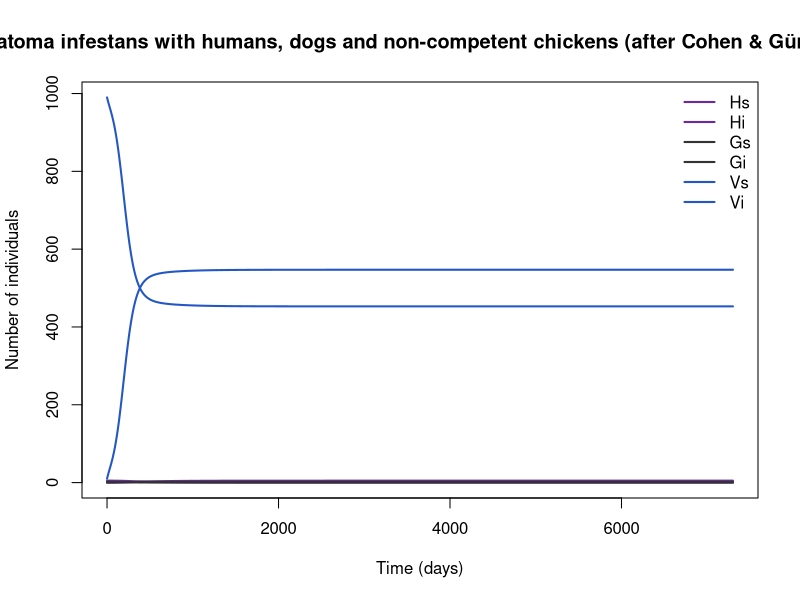

The R source for this figure:
## Domestic Chagas transmission: Triatoma infestans with humans, dogs and non-competent chickens (after Cohen & Gürtler 2001) [ILLUSTRATIVE-COMPOSITE]
## Chagas disease (Trypanosoma cruzi), rural households, Santiago del Estero, Argentina.
## Parameter values: 0 of 14 checked against the source; the rest are recalled or illustrative.
##
## Generated from a compartmental model diagram (model format v1).
## Regenerating from the same diagram always gives this exact file.
##
## Compartments: Hs, Hi, Gs, Gi, Vs, Vi
## Flows (time unit: days):
##   (outside) -> Hs  : mu_hum * Nh
##   Hs -> Hi         : lam_hum * Hs
##   Hs -> (outside)  : mu_hum * Hs
##   Hi -> (outside)  : mu_hum * Hi
##   (outside) -> Gs  : mu_dog * Ng
##   Gs -> Gi         : lam_dog * Gs
##   Gs -> (outside)  : mu_dog * Gs
##   Gi -> (outside)  : mu_dog * Gi
##   (outside) -> Vs  : r_bug * Nv
##   Vs -> Vi         : lam_bug * Vs
##   Vs -> (outside)  : (mu_bug + (r_bug - mu_bug) * Nv / K_bug) * Vs
##   Vi -> (outside)  : (mu_bug + (r_bug - mu_bug) * Nv / K_bug) * Vi

library(deSolve)

# ---- Time ------------------------------------------------------------
times <- seq(0, 7300, by = 10)  # days

# ---- Parameters ------------------------------------------------------
parameters <- c(
  a_b = 0.1429,      # blood meals per bug per day (weekly) (1/day)
  w_hum = 1,         # feeding weight on humans
  w_dog = 2.5,       # feeding weight on dogs (dogs preferred)
  w_chk = 1,         # feeding weight on chickens
  N_chk = 5,         # constant (chickens)
  p_vh = 5.8e-4,     # bug → human per-contact probability (Nouvellet 2013)
  p_vg = 0.001,      # bug → dog per-contact probability
  p_hv = 0.05,       # infected human → bug per-meal probability
  p_gv = 0.49,       # infected dog → bug per-meal probability
  mu_hum = 4.57e-5,  # human birth/death (1/day)
  mu_dog = 9.13e-4,  # dog birth/death (3-yr life) (1/day)
  r_bug = 0.02,      # bug per-capita recruitment (1/day)
  mu_bug = 0.005,    # bug death (1/day)
  K_bug = 1000       # (bugs/house)
)

# ---- Initial conditions ----------------------------------------------
state <- c(
  Hs = 5,    # uninfected humans
  Hi = 0,    # infected humans (chronic, lifelong)
  Gs = 1.9,  # uninfected dogs
  Gi = 0.1,  # infected dogs
  Vs = 990,  # uninfected triatomine bugs
  Vi = 10    # infected bugs (lifelong)
)

# ---- Model equations -------------------------------------------------
chagas_household_cohen2001_model <- function(t, state, parameters) {
  with(as.list(c(state, parameters)), {
    # Total population
    N <- Hs + Hi + Gs + Gi

    # Derived quantities
    Nh <- Hs + Hi
    Ng <- Gs + Gi
    Nv <- Vs + Vi
    wsum <- w_hum * Nh + w_dog * Ng + w_chk * N_chk
    f_hum <- w_hum * Nh / wsum                                          # share of bites on humans
    f_dog <- w_dog * Ng / wsum                                          # share of bites on dogs
    lam_hum <- a_b * f_hum * p_vh * Vi / Nh                             # human force of infection
    lam_dog <- a_b * f_dog * p_vg * Vi / Ng                             # dog force of infection
    lam_bug <- a_b * (f_hum * p_hv * Hi / Nh + f_dog * p_gv * Gi / Ng)  # bug force of infection

    # Rates of change
    dHs <- mu_hum * Nh - lam_hum * Hs - mu_hum * Hs
    dHi <- lam_hum * Hs - mu_hum * Hi
    dGs <- mu_dog * Ng - lam_dog * Gs - mu_dog * Gs
    dGi <- lam_dog * Gs - mu_dog * Gi
    dVs <- r_bug * Nv - lam_bug * Vs - (mu_bug + (r_bug - mu_bug) * Nv / K_bug) * Vs
    dVi <- lam_bug * Vs - (mu_bug + (r_bug - mu_bug) * Nv / K_bug) * Vi

    list(c(dHs, dHi, dGs, dGi, dVs, dVi))
  })
}

# ---- Solve -----------------------------------------------------------
out <- ode(y = state, times = times, func = chagas_household_cohen2001_model, parms = parameters)
out <- as.data.frame(out)

# ---- Plot ------------------------------------------------------------
compartment_cols <- c(Hs = "#6A2C9C", Hi = "#6A2C9C", Gs = "#333333", Gi = "#333333", Vs = "#2457C5", Vi = "#2457C5")
matplot(out$time, out[, names(compartment_cols)], type = "l", lty = 1, lwd = 2,
        col = compartment_cols, xlab = "Time (days)", ylab = "Number of individuals",
        main = "Domestic Chagas transmission: Triatoma infestans with humans, dogs and non-competent chickens (after Cohen & Gürtler 2001) [ILLUSTRATIVE-COMPOSITE]")
legend("topright", legend = names(compartment_cols), col = compartment_cols,
       lty = 1, lwd = 2, bty = "n")
